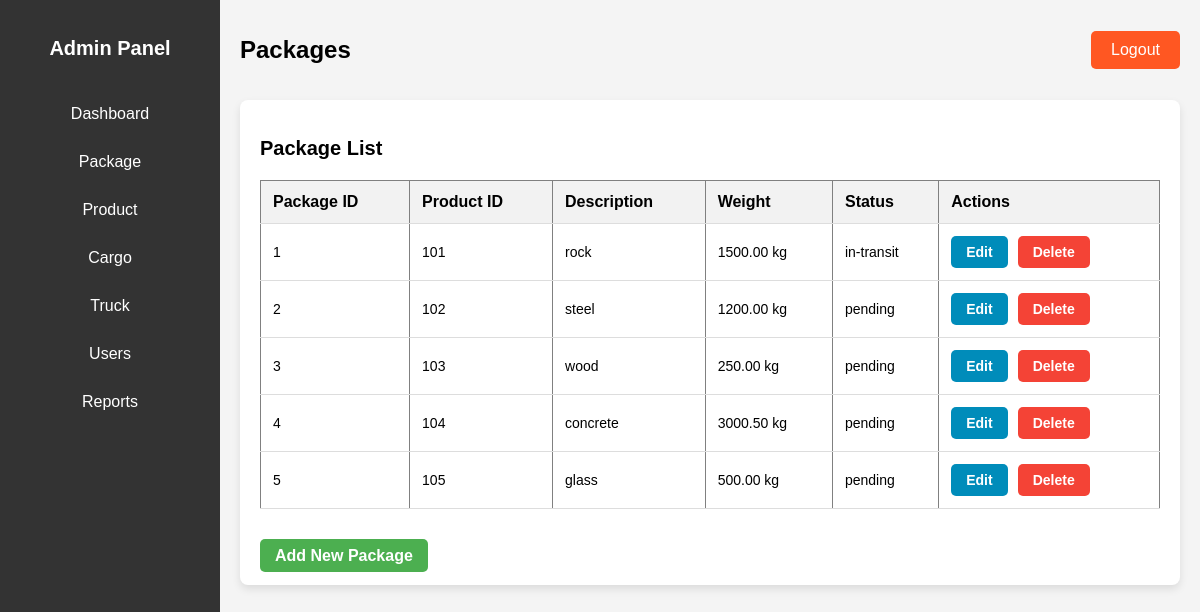
The page /package.php on the database as committed earlier.
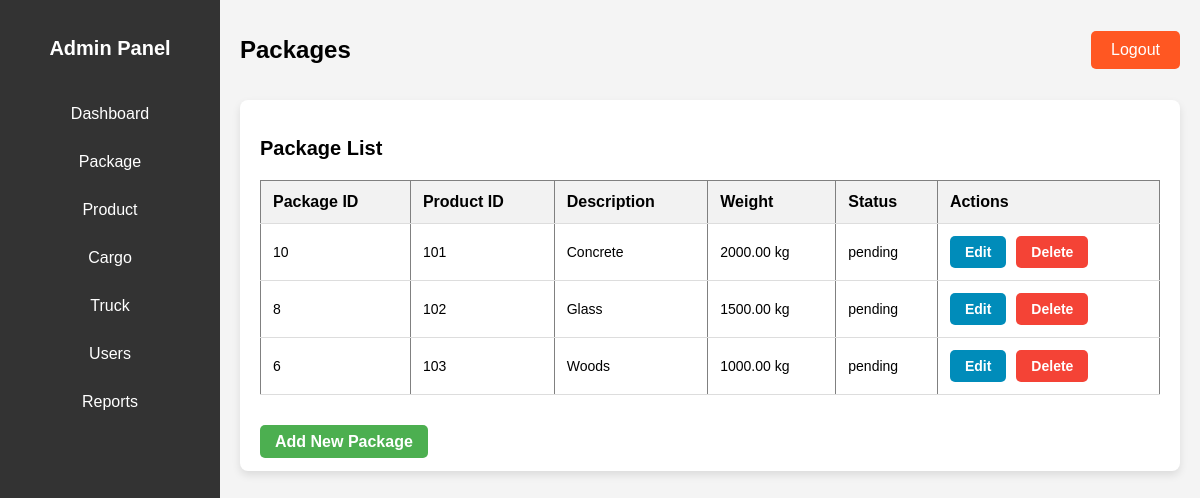
The same page on the database as committed later.
### tables this page shows
CREATE TABLE `packages` (
  `package_id` int(11) NOT NULL,
  `customer_id` int(11) NOT NULL,
  `product_id` int(11) NOT NULL,
  `weight` decimal(10,2) NOT NULL,
  `status` enum('pending','in-transit','delivered') DEFAULT 'pending',
  `description` varchar(255) NOT NULL
);

### package.php (the view, shortened to what this page needs)
<?php
include 'config.php';
$sql = "SELECT * FROM packages";
$result = mysqli_query($conn, $sql);
?>
<!DOCTYPE html>
<html lang="en">
<head>
</head>
<body>
    <div class="dashboard-container">
        <div class="sidebar">
            <h2>Admin Panel</h2>
            <ul class="sidebar-links">
                <li><a href="admin_dashboard.php">Dashboard</a></li>
                <li><a href="package.php">Package</a></li>
                <li><a href="product.php">Product</a></li>
                <li><a href="cargo.php">Cargo</a></li>
                <li><a href="truck.php">Truck</a></li>
                <li><a href="users.php">Users</a></li>
                <li><a href="reports.php">Reports</a></li>
            </ul>
        </div>
        <div class="main-content">
            <header>
                <h1>Packages</h1>
                <a href="index.php" class="logout-btn">Logout</a>
            </header>
            <div class="dashboard-main-container">
                <h2>Package List</h2>
                <div class="table-container">
                    <table border="1">
                        <tr>
                            <th>Package ID</th>
                            <th>Product ID</th>
                            <th>Description</th>
                            <th>Weight</th>
                            <th>Status</th>
                            <th>Actions</th>
                        </tr>
                        <?php while ($row = mysqli_fetch_assoc($result)): ?>
                            <tr>
                                <td><?php echo $row['package_id']; ?></td>
                                <td><?php echo $row['product_id']; ?></td>
                                <td><?php echo $row['description']; ?></td>
                                <td><?php echo $row['weight']; ?> kg</td>
                                <td><?php echo $row['status']; ?></td>
                                <td>
                                    <div class="action-buttons">
                                        <a href="edit_package.php?id=<?php echo $row['package_id']; ?>" class="btn edit-btn">Edit</a>
                                        <a href="delete_package.php?id=<?php echo $row['package_id']; ?>" class="btn delete-btn">Delete</a>
                                    </div>
                                </td>
                            </tr>
                        <?php endwhile; ?>
                    </table>
                </div>
                <br>
                <a href="add_package.php" class="btn add-package-btn">Add New Package</a>
            </div>
        </div>
    </div>
</body>
</html>

Rows that differ between the two databases and show on the page:
removed packages: package_id "1", product "101", description "rock", weight "1500.00", status "in-transit"
removed packages: package_id "2", product "102", description "steel", weight "1200.00", status "pending"
removed packages: package_id "3", product "103", description "wood", weight "250.00", status "pending"
removed packages: package_id "4", product "104", description "concrete", weight "3000.50", status "pending"
removed packages: package_id "5", product "105", description "glass", weight "500.00", status "pending"
added packages: package_id "10", product "101", description "Concrete", weight "2000.00", status "pending"
added packages: package_id "8", product "102", description "Glass", weight "1500.00", status "pending"
added packages: package_id "6", product "103", description "Woods", weight "1000.00", status "pending"
